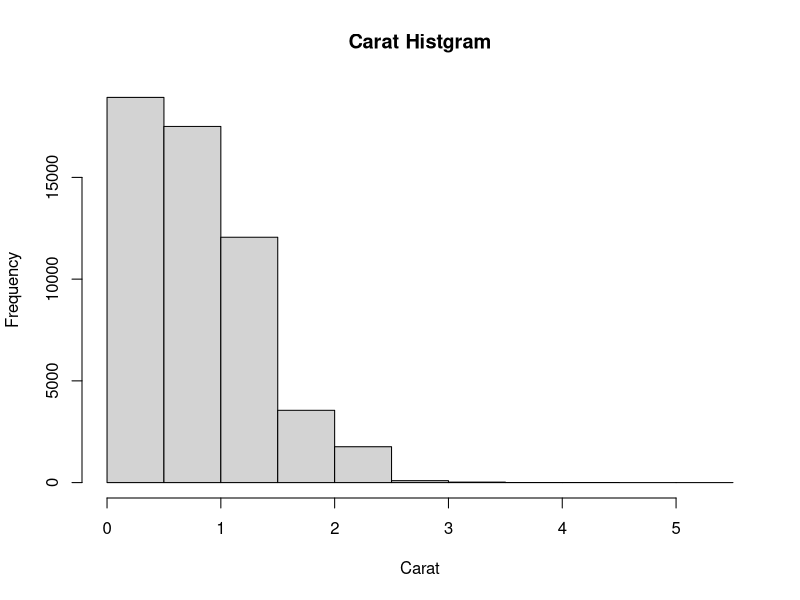
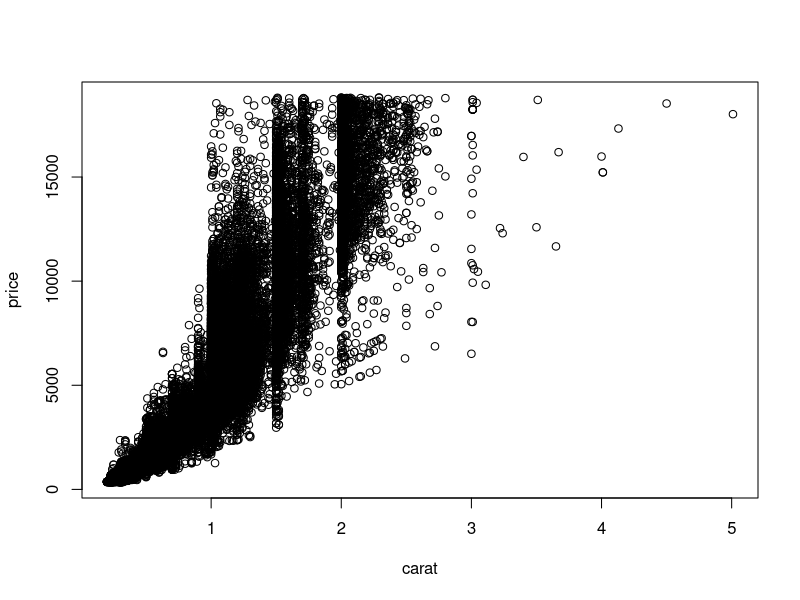
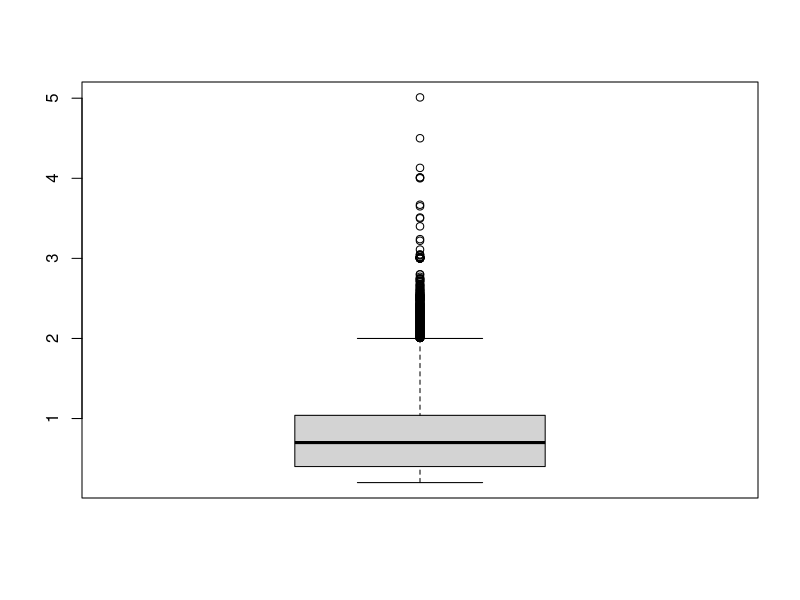
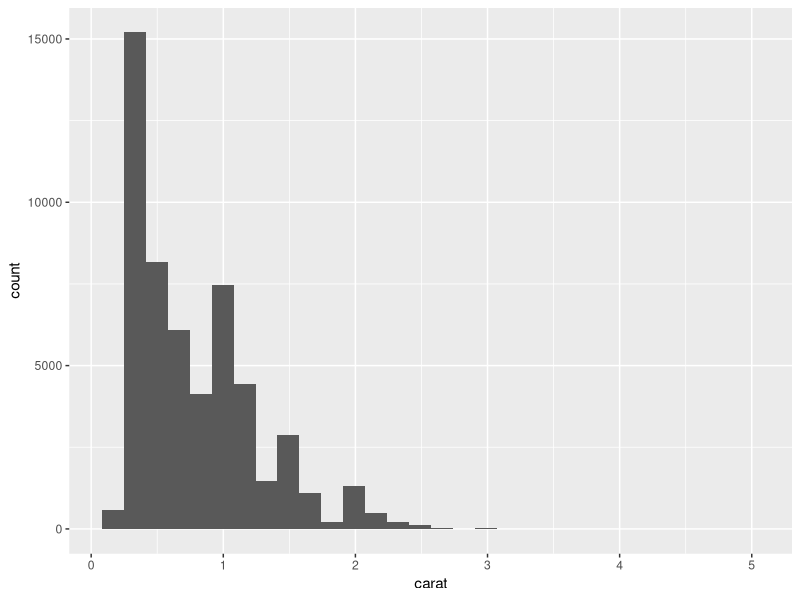
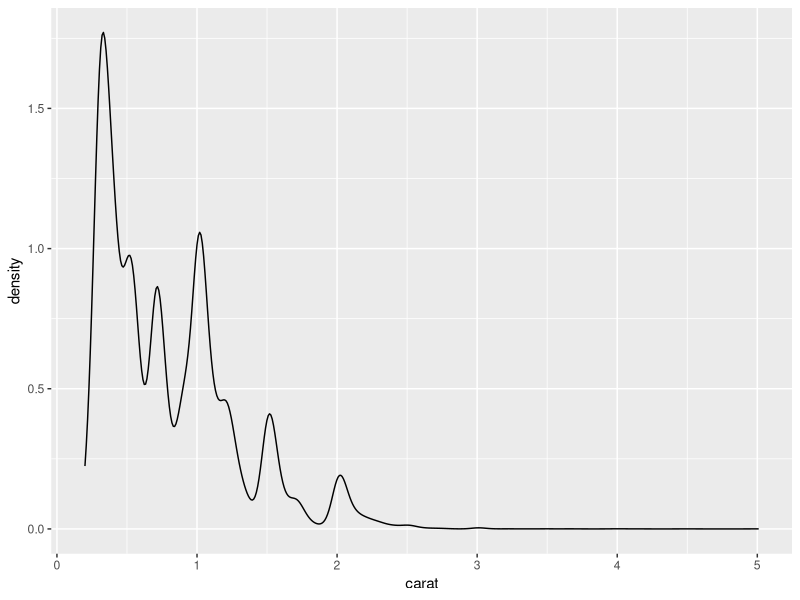
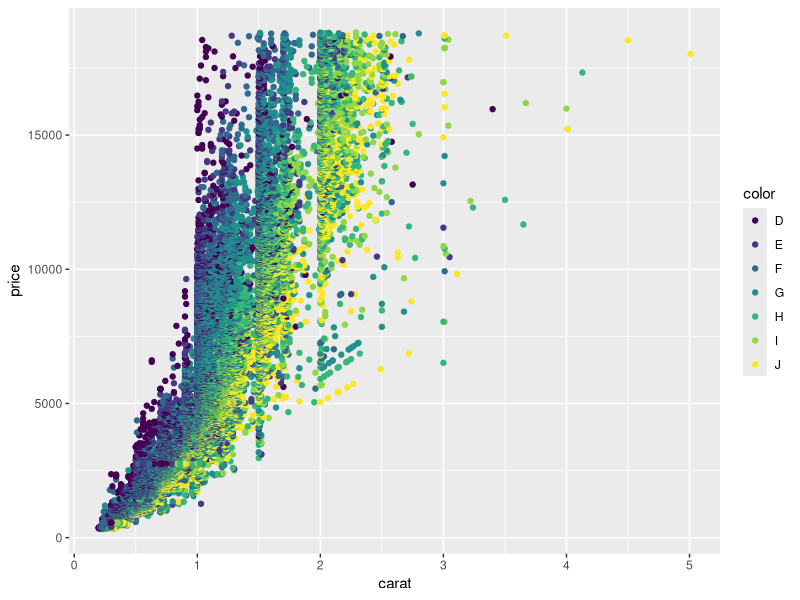
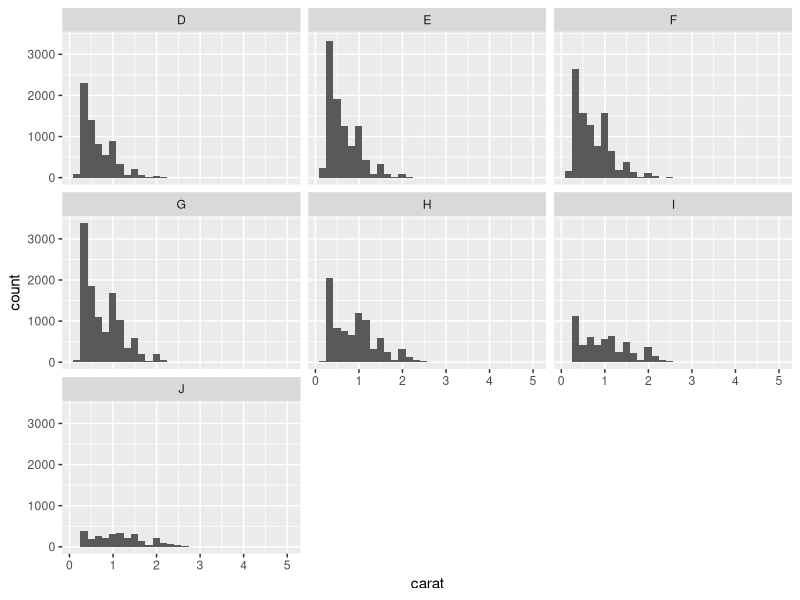
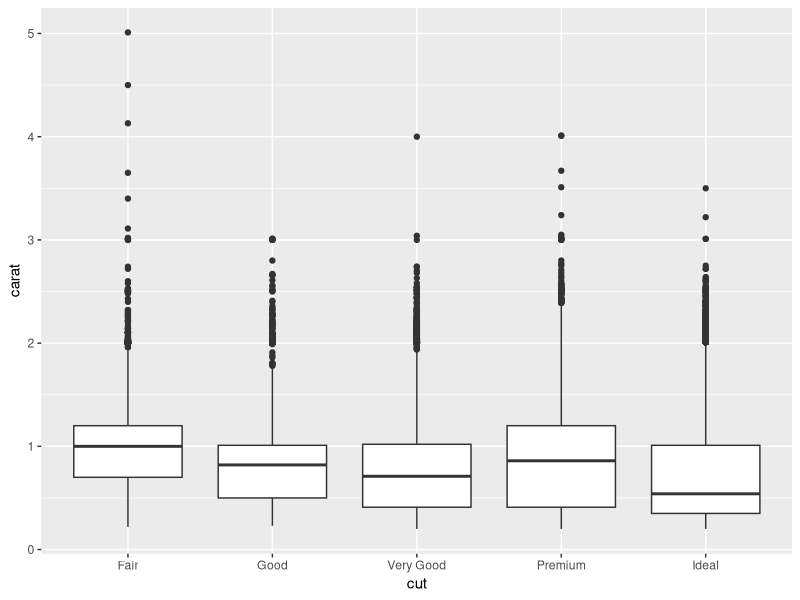

These figures' R source, in order:
#from みんなR
install.packages('ggplot2')
require(ggplot2)
data(diamonds)
head(diamonds)
hist(diamonds$carat, main = "Carat Histgram", xlab = "Carat")
plot(price~carat, data = diamonds)
boxplot(diamonds$carat)
summary(diamonds)


ggplot(data = diamonds) +geom_histogram(aes(x=carat))
ggplot(data = diamonds) +geom_density(aes(x=carat) )

g<- ggplot(diamonds, aes(x=carat, y=price))
g2<- ggplot(diamonds, aes(x=carat))
g+geom_point(aes(color=color))
g2+geom_histogram()+facet_wrap(~color)
ggplot(diamonds,aes(y=carat, x=cut)) + geom_boxplot()

ggplot(diamonds,aes(y=carat, x=cut)) + geom_violin()


ggplot(economics, aes(x=date, y = pop)) +geom_line()

require(lubridate)


theMatrix <- matrix(1:9, nrow = 3)
apply(theMatrix, 1, sum)
rowSums(theMatrix)
colSums(theMatrix)
apply(theMatrix, 2, sum)
theMatrix[2,1] <-NA
apply(theMatrix, 1, sum)
apply(theMatrix, 2, sum)
apply(theMatrix, 1, sum, na.rm=TRUE)
rowSums(theMatrix, na.rm=TRUE)
rowSums(theMatrix)
theList <- list(A =matrix(1:9,3), B = 1:5, C= matrix(1:4,2), D=2)
lapply(theList, sum)
sapply(theList, sum)
theNames <- c("Jared", "Deb", "Paul")
lapply(theNames, nchar)
firstList <- list(A=matrix(1:16, 4), B = matrix(1:16, 2), C=1:5)
secondList <- list(A= matrix(1:16, 4), B=matrix(1:16, 8), C=15:1)
mapply(identical, firstList, secondList)

#aggregate

aggregate(price~cut, diamonds, mean)
aggregate(price~cut+color, diamonds, mean)
aggregate(cbind(price, carat)~ cut, diamonds, mean)
aggregate(cbind(price, carat) ~ cut + color, diamonds, mean)
require(plyr)
data("baseball")
head(baseball)
baseball$sf[baseball$year < 1954] <-0
any(is.na(baseball$sf))
baseball$hbp[is.na(baseball$hbp)] <- 0
any(is.na(baseball$hbp))

obp <- function(data){
  c(OBP = with(data, sum(h+bb+hbp)/sum(ab+bb+hbp+sf)))
}

carrerOBP <- ddply(baseball, .variables = "id", .fun = obp)
carrerOBP <- carrerOBP[order(carrerOBP$OBP, decreasing = TRUE),]
head(carrerOBP, 10)
